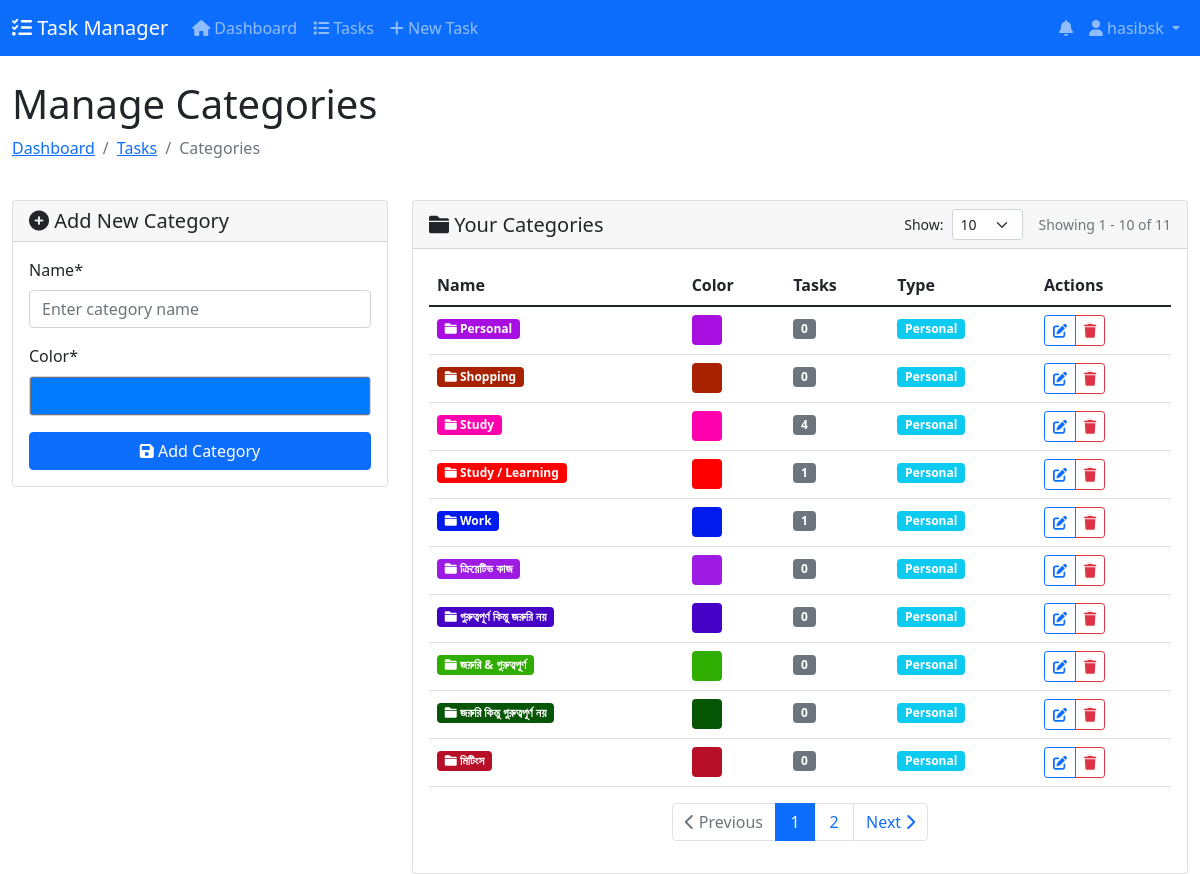
Screenshot of /tasks/categories/ (signed in) with the database file from the repository.
### tasks/models.py (models this page shows, shortened)
class Category(models.Model):
    name = models.CharField(max_length=100)
    color = models.CharField(max_length=7, default='#007bff')  # HEX color
    user = models.ForeignKey(User, on_delete=models.CASCADE, null=True, blank=True)
    created_at = models.DateTimeField(auto_now_add=True)
    class Meta:
        verbose_name_plural = "Categories"
        ordering = ['name']

### tasks/views.py (the view)
# urls.py: path('categories/', views.manage_categories, name='manage_categories'),
@login_required
def manage_categories(request):
    per_page = request.GET.get('per_page', 10)
    try:
        per_page = int(per_page)
    except ValueError:
        per_page = 10
    categories = Category.objects.filter(
        models.Q(user=request.user) | models.Q(user__isnull=True)
    ).order_by('name')
    paginator = Paginator(categories, per_page)
    page_number = request.GET.get('page')
    page_obj = paginator.get_page(page_number)
    if request.method == 'POST':
        form = CategoryForm(request.POST)
        if form.is_valid():
            category = form.save(commit=False)
            category.user = request.user
            category.save()
            return redirect('manage_categories')
    else:
        form = CategoryForm()
    context = {
        'form': form,
        'categories': page_obj,  # Pass page object instead of queryset
        'per_page': per_page,
    }
    return render(request, 'tasks/manage_categories.html', context)

### tasks/forms.py
class CategoryForm(forms.ModelForm):
    class Meta:
        model = Category
        fields = ['name', 'color']
        widgets = {
            'name': forms.TextInput(attrs={
                'class': 'form-control',
                'placeholder': 'Enter category name',
                'id': 'category_name'
            }),
            'color': forms.TextInput(attrs={
                'class': 'form-control',
                'type': 'color',
                'id': 'category_color',
                'style': 'height: 40px; padding: 0;'
            }),
        }
    def __init__(self, *args, **kwargs):
        super().__init__(*args, **kwargs)
        if not self.instance.pk and not self.data.get('color'):
            self.initial['color'] = '#007bff'

### notifications/models.py (called while the page is built)
    @property
    def icon(self):
        icons = {
            'task_created': 'fas fa-plus-circle text-primary',
            'task_updated': 'fas fa-edit text-info',
            'task_completed': 'fas fa-check-circle text-success',
            'task_due': 'fas fa-clock text-warning',
            'task_overdue': 'fas fa-exclamation-triangle text-danger',
            'task_assigned': 'fas fa-user-plus text-primary',
            'system': 'fas fa-cog text-secondary',
        }
        return icons.get(self.notification_type, 'fas fa-bell')

### templates/tasks/manage_categories.html (shortened to what this page needs)
{% extends 'base.html' %}
{% load crispy_forms_tags %}
{% block header %}Manage Categories{% endblock %}
{% block breadcrumb %}
<li class="breadcrumb-item"><a href="{% url 'task_list' %}">Tasks</a></li>
<li class="breadcrumb-item active">Categories</li>
{% endblock %}
{% block content %}
<div class="row">
    <div class="col-md-4">
        <div class="card">
            <div class="card-header">
                <h5 class="mb-0"><i class="fas fa-plus-circle"></i> Add New Category</h5>
            </div>
            <div class="card-body">
                <form method="post">
                    {{ form|crispy }}
                    <button type="submit" class="btn btn-primary w-100">
                        <i class="fas fa-save"></i> Add Category
                    </button>
                </form>
            </div>
        </div>
    </div>
    <div class="col-md-8">
        <div class="card">
            <div class="card-header">
                <div class="d-flex justify-content-between align-items-center">
                    <h5 class="mb-0"><i class="fas fa-folder"></i> Your Categories</h5>
                    <div class="d-flex align-items-center">
                        <form method="get" class="d-flex align-items-center me-3">
                            <label for="per_page" class="me-2 mb-0 small">Show:</label>
                            <select name="per_page" id="per_page" class="form-select form-select-sm" style="width: auto;" onchange="this.form.submit()">
                                <option value="10" {% if per_page == 10 %}selected{% endif %}>10</option>
                            </select>
                        </form>
                        <span class="text-muted small">
                            Showing {{ categories.start_index }} - {{ categories.end_index }} of {{ categories.paginator.count }}
                        </span>
                    </div>
                </div>
            </div>
            <div class="card-body">
                {% if categories %}
                <div class="table-responsive">
                    <table class="table table-hover">
                        <thead>
                            <tr>
                                <th>Name</th>
                                <th>Color</th>
                                <th>Tasks</th>
                                <th>Type</th>
                                <th>Actions</th>
                            </tr>
                        </thead>
                        <tbody>
                            {% for category in categories %}
                            <tr>
                                <td>
                                    <span class="badge" style="background-color: {{ category.color }}">
                                        <i class="fas fa-folder"></i> {{ category.name }}
                                    </span>
                                </td>
                                <td>
                                    <div style="width: 30px; height: 30px; background-color: {{ category.color }}; border-radius: 4px;"></div>
                                </td>
                                <td>
                                    <span class="badge bg-secondary">{{ category.tasks.count }}</span>
                                </td>
                                <td>
                                    {% if category.user %}
                                    <span class="badge bg-info">Personal</span>
                                    {% else %}
                                    <span class="badge bg-secondary">Global</span>
                                    {% endif %}
                                </td>
                                <td>
                                    {% if category.user == request.user or not category.user %}
                                    <div class="btn-group btn-group-sm">
                                        <a href="#" class="btn btn-outline-primary" data-bs-toggle="modal" data-bs-target="#editCategoryModal{{ category.id }}">
                                            <i class="fas fa-edit"></i>
                                        </a>
                                        {% if category.user == request.user %}
                                        <a href="{% url 'delete_category' category.pk %}" class="btn btn-outline-danger">
                                            <i class="fas fa-trash"></i>
                                        </a>
                                        {% endif %}
                                    </div>
                                    {% endif %}
                                </td>
                            </tr>
                            {% endfor %}
                        </tbody>
                    </table>
                    {% if categories.has_other_pages %}
                    <nav aria-label="Category pagination">
                        <ul class="pagination justify-content-center">
                            {% if categories.has_previous %}
                            <li class="page-item">
                                <a class="page-link" href="?page={{ categories.previous_page_number }}{% if per_page %}&per_page={{ per_page }}{% endif %}">
                                    <i class="fas fa-chevron-left"></i> Previous
                                </a>
                            </li>
                            {% else %}
                            <li class="page-item disabled">
                                <span class="page-link"><i class="fas fa-chevron-left"></i> Previous</span>
                            </li>
                            {% endif %}
                            {% for i in categories.paginator.page_range %}
                                {% if categories.number == i %}
                                <li class="page-item active">
                                    <span class="page-link">{{ i }}</span>
                                </li>
                                {% elif i > categories.number|add:'-3' and i < categories.number|add:'3' %}
                                <li class="page-item">
                                    <a class="page-link" href="?page={{ i }}{% if per_page %}&per_page={{ per_page }}{% endif %}">{{ i }}</a>
                                </li>
                                {% endif %}
                            {% endfor %}
                            {% if categories.has_next %}
                            <li class="page-item">
                                <a class="page-link" href="?page={{ categories.next_page_number }}{% if per_page %}&per_page={{ per_page }}{% endif %}">
                                    Next <i class="fas fa-chevron-right"></i>
                                </a>
                            </li>
                            {% else %}
                            <li class="page-item disabled">
                                <span class="page-link">Next <i class="fas fa-chevron-right"></i></span>
                            </li>
                            {% endif %}
                        </ul>
                    </nav>
                    {% endif %}
                </div>
                {% else %}
                <div class="alert alert-info">
                    <i class="fas fa-info-circle"></i>
                    No categories found. Create your first category!
                </div>
                {% endif %}
            </div>
        </div>
    </div>
</div>
{% endblock %}

### templates/base.html (shortened to what this page needs)
<!DOCTYPE html>
<html lang="en">
<head>
    <link href="https://cdn.jsdelivr.net/npm/bootstrap@5.1.3/dist/css/bootstrap.min.css" rel="stylesheet">
    <link rel="stylesheet" href="https://cdnjs.cloudflare.com/ajax/libs/font-awesome/6.0.0/css/all.min.css">
    <link rel="stylesheet" href="https://cdnjs.cloudflare.com/ajax/libs/toastr.js/latest/toastr.min.css">
</head>
<body>
    <nav class="navbar navbar-expand-lg navbar-dark bg-primary">
        <div class="container-fluid">
            <a class="navbar-brand" href="{% url 'dashboard' %}">
                <i class="fas fa-tasks"></i> Task Manager
            </a>
            <div class="collapse navbar-collapse" id="navbarNav">
                <ul class="navbar-nav me-auto">
                    <li class="nav-item">
                        <a class="nav-link {% if request.resolver_match.url_name == 'dashboard' %}active{% endif %}"
                           href="{% url 'dashboard' %}">
                            <i class="fas fa-home"></i> Dashboard
                        </a>
                    </li>
                    <li class="nav-item">
                        <a class="nav-link {% if request.resolver_match.url_name == 'task_list' %}active{% endif %}"
                           href="{% url 'task_list' %}">
                            <i class="fas fa-list"></i> Tasks
                        </a>
                    </li>
                    <li class="nav-item">
                        <a class="nav-link {% if request.resolver_match.url_name == 'task_create' %}active{% endif %}"
                           href="{% url 'task_create' %}">
                            <i class="fas fa-plus"></i> New Task
                        </a>
                    </li>
                </ul>
                <ul class="navbar-nav">
                    <li class="nav-item dropdown">
                        <a class="nav-link position-relative" href="#" id="notificationDropdown"
                           role="button" data-bs-toggle="dropdown">
                            <i class="fas fa-bell"></i>
                        </a>
                    </li>
                    <li class="nav-item dropdown">
                        <a class="nav-link dropdown-toggle" href="#" id="userDropdown"
                           role="button" data-bs-toggle="dropdown">
                            <i class="fas fa-user"></i> {{ request.user.username }}
                        </a>
                    </li>
                </ul>
            </div>
        </div>
    </nav>
    <div class="container-fluid mt-4">
        <div class="row mb-4">
            <div class="col-12">
                <h1>{% block header %}{% endblock %}</h1>
                <nav aria-label="breadcrumb">
                    <ol class="breadcrumb">
                        <li class="breadcrumb-item"><a href="{% url 'dashboard' %}">Dashboard</a></li>
                        {% block breadcrumb %}{% endblock %}
                    </ol>
                </nav>
            </div>
        </div>
        {% block content %}{% endblock %}
    </div>
</body>
</html>

### templates/base.html (style rules this page uses)
:root { --primary-color: #4e73df; --secondary-color: #858796; --success-color: #1cc88a; --info-color: #36b9cc; --warning-color: #f6c23e; --danger-color: #e74a3b; }

### templates/tasks/manage_categories.html (style rules this page uses)
#per_page { width: 80px; }
.page-link { min-width: 40px; text-align: center; }

### rows the page displays
Category: name "Personal", tasks.count "0"
Category: name "Shopping", tasks.count "0", shows "Personal"
Category: name "Study", tasks.count "4", shows "Personal"
Category: name "Study / Learning", tasks.count "1", shows "Personal"
Category: name "Work", tasks.count "1", shows "Personal"
Category: name "ক্রিয়েটিভ কাজ", tasks.count "0", shows "Personal"
Category: name "গুরুত্বপূর্ণ কিন্তু জরুরি নয়", tasks.count "0", shows "Personal"
Category: name "জরুরি & গুরুত্বপূর্ণ", tasks.count "0", shows "Personal"
Category: name "জরুরি কিন্তু গুরুত্বপূর্ণ নয়", tasks.count "0", shows "Personal"
Category: name "মিটিংস", tasks.count "0", shows "Personal"

### other values shown
{{ request.user.username }} "hasibsk"
{{ categories.start_index }} "1"
{{ categories.end_index }} "10"
{{ categories.paginator.count }} "11"
{{ i }} "1"
{{ i }} "2"
